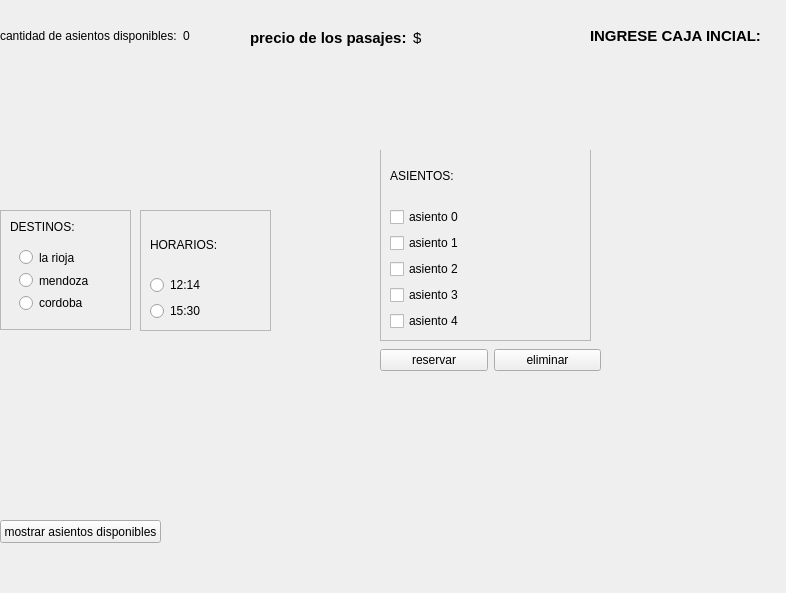
<?xml version="1.0" encoding="UTF-8"?>
<ui version="4.0">
 <class>MainWindow</class>
 <widget class="QMainWindow" name="MainWindow">
  <property name="geometry">
   <rect>
    <x>0</x>
    <y>0</y>
    <width>786</width>
    <height>593</height>
   </rect>
  </property>
  <property name="windowTitle">
   <string>MainWindow</string>
  </property>
  <widget class="QWidget" name="centralwidget">
   <widget class="QFrame" name="frame">
    <property name="geometry">
     <rect>
      <x>0</x>
      <y>210</y>
      <width>131</width>
      <height>120</height>
     </rect>
    </property>
    <property name="frameShape">
     <enum>QFrame::StyledPanel</enum>
    </property>
    <property name="frameShadow">
     <enum>QFrame::Raised</enum>
    </property>
    <layout class="QVBoxLayout" name="verticalLayout_3">
     <item>
      <widget class="QLabel" name="label">
       <property name="baseSize">
        <size>
         <width>1</width>
         <height>0</height>
        </size>
       </property>
       <property name="text">
        <string>DESTINOS:</string>
       </property>
       <property name="margin">
        <number>0</number>
       </property>
      </widget>
     </item>
     <item>
      <widget class="QWidget" name="widget_3" native="true">
       <layout class="QVBoxLayout" name="verticalLayout_2">
        <item>
         <widget class="QRadioButton" name="radioButton">
          <property name="text">
           <string>la rioja</string>
          </property>
         </widget>
        </item>
        <item>
         <widget class="QRadioButton" name="radioButton_4">
          <property name="text">
           <string>mendoza</string>
          </property>
         </widget>
        </item>
        <item>
         <widget class="QRadioButton" name="radioButton_5">
          <property name="text">
           <string>cordoba</string>
          </property>
         </widget>
        </item>
       </layout>
      </widget>
     </item>
    </layout>
   </widget>
   <widget class="QFrame" name="frame_2">
    <property name="geometry">
     <rect>
      <x>140</x>
      <y>210</y>
      <width>131</width>
      <height>121</height>
     </rect>
    </property>
    <property name="frameShape">
     <enum>QFrame::StyledPanel</enum>
    </property>
    <property name="frameShadow">
     <enum>QFrame::Raised</enum>
    </property>
    <layout class="QVBoxLayout" name="verticalLayout_4">
     <item>
      <widget class="QLabel" name="label_2">
       <property name="text">
        <string>HORARIOS:</string>
       </property>
      </widget>
     </item>
     <item>
      <widget class="QRadioButton" name="radioButton_2">
       <property name="text">
        <string>12:14</string>
       </property>
      </widget>
     </item>
     <item>
      <widget class="QRadioButton" name="radioButton_3">
       <property name="text">
        <string>15:30</string>
       </property>
      </widget>
     </item>
    </layout>
   </widget>
   <widget class="QPushButton" name="button">
    <property name="geometry">
     <rect>
      <x>0</x>
      <y>520</y>
      <width>161</width>
      <height>23</height>
     </rect>
    </property>
    <property name="text">
     <string>mostrar asientos disponibles</string>
    </property>
   </widget>
   <widget class="QWidget" name="widget" native="true">
    <property name="geometry">
     <rect>
      <x>380</x>
      <y>150</y>
      <width>221</width>
      <height>231</height>
     </rect>
    </property>
    <widget class="QWidget" name="widget_2" native="true">
     <property name="geometry">
      <rect>
       <x>0</x>
       <y>190</y>
       <width>221</width>
       <height>41</height>
      </rect>
     </property>
     <layout class="QHBoxLayout" name="horizontalLayout">
      <item>
       <widget class="QPushButton" name="boton_reserva">
        <property name="text">
         <string>reservar</string>
        </property>
       </widget>
      </item>
      <item>
       <widget class="QPushButton" name="button_deleted">
        <property name="text">
         <string>eliminar</string>
        </property>
       </widget>
      </item>
     </layout>
    </widget>
    <widget class="QFrame" name="frame_3">
     <property name="geometry">
      <rect>
       <x>0</x>
       <y>-10</y>
       <width>211</width>
       <height>201</height>
      </rect>
     </property>
     <property name="frameShape">
      <enum>QFrame::StyledPanel</enum>
     </property>
     <property name="frameShadow">
      <enum>QFrame::Raised</enum>
     </property>
     <layout class="QVBoxLayout" name="verticalLayout">
      <item>
       <widget class="QLabel" name="label_3">
        <property name="text">
         <string>ASIENTOS:</string>
        </property>
       </widget>
      </item>
      <item>
       <widget class="QCheckBox" name="disponibilidad_0">
        <property name="text">
         <string>asiento 0</string>
        </property>
       </widget>
      </item>
      <item>
       <widget class="QCheckBox" name="disponibilidad_1">
        <property name="text">
         <string>asiento 1</string>
        </property>
       </widget>
      </item>
      <item>
       <widget class="QCheckBox" name="disponibilidad_2">
        <property name="text">
         <string>asiento 2</string>
        </property>
       </widget>
      </item>
      <item>
       <widget class="QCheckBox" name="disponibilidad_3">
        <property name="text">
         <string>asiento 3</string>
        </property>
       </widget>
      </item>
      <item>
       <widget class="QCheckBox" name="disponibilidad_4">
        <property name="text">
         <string>asiento 4</string>
        </property>
       </widget>
      </item>
     </layout>
    </widget>
   </widget>
   <widget class="QWidget" name="widget_4" native="true">
    <property name="geometry">
     <rect>
      <x>0</x>
      <y>20</y>
      <width>229</width>
      <height>31</height>
     </rect>
    </property>
    <layout class="QHBoxLayout" name="horizontalLayout_2">
     <item>
      <widget class="QLabel" name="label_4">
       <property name="text">
        <string>cantidad de asientos disponibles:</string>
       </property>
      </widget>
     </item>
     <item>
      <widget class="QLabel" name="asientoslibres">
       <property name="text">
        <string>0</string>
       </property>
      </widget>
     </item>
    </layout>
   </widget>
   <widget class="QWidget" name="widget_5" native="true">
    <property name="geometry">
     <rect>
      <x>590</x>
      <y>0</y>
      <width>191</width>
      <height>71</height>
     </rect>
    </property>
    <layout class="QVBoxLayout" name="verticalLayout_5">
     <item>
      <widget class="QLabel" name="box_cash">
       <property name="font">
        <font>
         <pointsize>11</pointsize>
         <weight>75</weight>
         <bold>true</bold>
        </font>
       </property>
       <property name="text">
        <string>INGRESE CAJA INCIAL:</string>
       </property>
      </widget>
     </item>
    </layout>
   </widget>
   <widget class="QWidget" name="widget_6" native="true">
    <property name="geometry">
     <rect>
      <x>250</x>
      <y>20</y>
      <width>271</width>
      <height>36</height>
     </rect>
    </property>
    <layout class="QHBoxLayout" name="horizontalLayout_3">
     <item>
      <widget class="QLabel" name="label_5">
       <property name="font">
        <font>
         <pointsize>11</pointsize>
         <weight>75</weight>
         <bold>true</bold>
        </font>
       </property>
       <property name="text">
        <string>precio de los pasajes:</string>
       </property>
      </widget>
     </item>
     <item>
      <widget class="QLabel" name="precio_pasajes">
       <property name="font">
        <font>
         <pointsize>11</pointsize>
        </font>
       </property>
       <property name="text">
        <string>$</string>
       </property>
      </widget>
     </item>
    </layout>
   </widget>
  </widget>
 </widget>
 <resources/>
 <connections/>
</ui>
